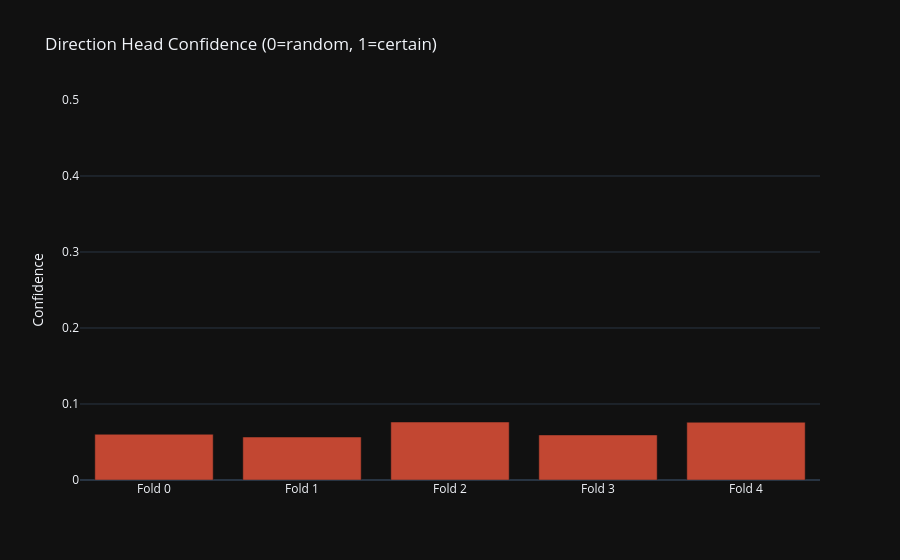

Notebook cell for this chart:
### Code cell
# Direction confidence across folds — key diagnostic
fig = go.Figure()
fig.add_trace(go.Bar(
    x=fold_labels,
    y=[r.val_dir_conf for r in exp_results],
    name="Dir. Confidence", marker_color="#ef553b", opacity=0.8,
))
fig.update_layout(
    template="plotly_dark",
    title="Direction Head Confidence (0=random, 1=certain)",
    yaxis_title="Confidence",
    yaxis_range=[0.0, 0.5],
)
fig.show()

### Figure 1 — Plotly figure (JSON) as saved in the notebook; plotly's stock layout.template omitted (floating-point values rounded to 4 significant figures)
{"data": [{"marker": {"color": "#ef553b"}, "name": "Dir. Confidence", "opacity": 0.8, "type": "bar", "x": ["Fold 0", "Fold 1", "Fold 2", "Fold 3", "Fold 4"], "y": [0.06018, 0.05657, 0.07631, 0.0593, 0.07598]}], "layout": {"title": {"text": "Direction Head Confidence (0=random, 1=certain)"}, "yaxis": {"range": [0, 0.5], "title": {"text": "Confidence"}}}}
